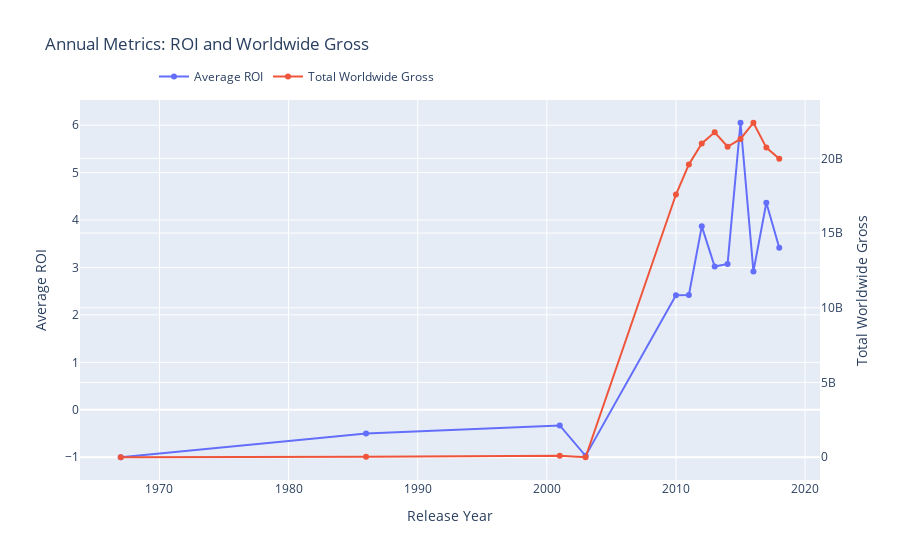

The cell this chart's notebook holds for it:
### Code cell
# Group by release year and calculate the mean ROI and total worldwide gross for each year
annual_metrics = money_df.groupby('release_year').agg({'roi': 'mean', 'worldwide_gross': 'sum'}).reset_index()

# Create traces
trace1 = go.Scatter(x=annual_metrics['release_year'], y=annual_metrics['roi'], mode='lines+markers', name='Average ROI')
trace2 = go.Scatter(x=annual_metrics['release_year'], y=annual_metrics['worldwide_gross'], mode='lines+markers', name='Total Worldwide Gross', yaxis='y2')

# Create layout with secondary y-axis
layout = go.Layout(
    title='Annual Metrics: ROI and Worldwide Gross',
    xaxis=dict(title='Release Year'),
    yaxis=dict(title='Average ROI'),
    yaxis2=dict(title='Total Worldwide Gross', overlaying='y', side='right'),
    legend=dict(x=0.1, y=1.1, orientation='h')
)

# Create figure
fig = go.Figure(data=[trace1, trace2], layout=layout)

# Show plot
fig.show()

### Figure 1 — Plotly figure (JSON) as saved in the notebook; plotly's stock layout.template omitted (floating-point values rounded to 4 significant figures)
{"data": [{"mode": "lines+markers", "name": "Average ROI", "type": "scatter", "x": [1967, 1986, 2001, 2003, 2010, 2011, 2012, 2013, 2014, 2015, 2016, 2017, 2018], "y": [-1, -0.5013, -0.3298, -0.9709, 2.415, 2.422, 3.867, 3.019, 3.075, 6.051, 2.917, 4.364, 3.414]}, {"mode": "lines+markers", "name": "Total Worldwide Gross", "type": "scatter", "x": [1967, 1986, 2001, 2003, 2010, 2011, 2012, 2013, 2014, 2015, 2016, 2017, 2018], "y": [0, 25506237, 98386384, 345291, 17582389310, 19596113082, 21001360634, 21743605988, 20775073386, 21301206779, 22383820169, 20719663410, 19969377535], "yaxis": "y2"}], "layout": {"legend": {"orientation": "h", "x": 0.1, "y": 1.1}, "title": {"text": "Annual Metrics: ROI and Worldwide Gross"}, "xaxis": {"title": {"text": "Release Year"}}, "yaxis": {"title": {"text": "Average ROI"}}, "yaxis2": {"overlaying": "y", "side": "right", "title": {"text": "Total Worldwide Gross"}}}}
